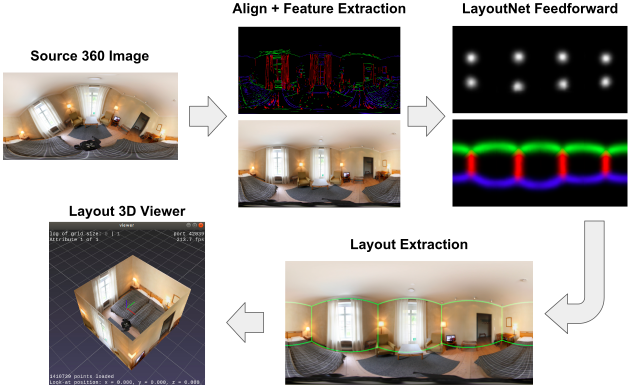
#> input picture 184_LayoutNet_An_Intuition/assert/pipeline.png, 1262 x 773 px (shown at 1/2 size)
$ python pano_lsd_align.py --i assert/pipeline.png --o_prefix assert/pipeline.png
#> lines starting #> are read from the running program, lines starting #| are printed output that depends on the picture
'''
Most of the code are modified from LayoutNet official's matlab code
in which some of the code are borrowed from PanoContext and PanoBasic

All functions, naming rule and data flow follow official
for easier converting and comparing.
Code is not optimized for python or numpy yet.

author: Cheng Sun
email : s2821d3721@gmail.com
'''
import sys
import numpy as np
from scipy.ndimage import map_coordinates
from pano import coords2uv, uv2xyzN, xyz2uvN, computeUVN, computeUVN_vec, uv2xyzN_vec
import cv2


def warpImageFast(im, XXdense, YYdense):
    minX = max(1., np.floor(XXdense.min()) - 1)
    minY = max(1., np.floor(YYdense.min()) - 1)

    maxX = min(im.shape[1], np.ceil(XXdense.max()) + 1)
    maxY = min(im.shape[0], np.ceil(YYdense.max()) + 1)

    im = im[int(round(minY-1)):int(round(maxY)),
            int(round(minX-1)):int(round(maxX))]

    assert XXdense.shape == YYdense.shape
    out_shape = XXdense.shape
    coordinates = [
        (YYdense - minY).reshape(-1),
        (XXdense - minX).reshape(-1),
    ]
    im_warp = np.stack([
        map_coordinates(im[..., c], coordinates, order=1).reshape(out_shape)
        for c in range(im.shape[-1])],
        axis=-1)

    return im_warp


# [47 lines left out: function rotatePanorama, not called in this run]


def imgLookAt(im, CENTERx, CENTERy, new_imgH, fov):
    sphereH = im.shape[0]
    sphereW = im.shape[1]
    warped_im = np.zeros((new_imgH, new_imgH, 3))
    TX, TY = np.meshgrid(range(1, new_imgH + 1), range(1, new_imgH + 1))
    TX = TX.reshape(-1, 1, order='F')
    TY = TY.reshape(-1, 1, order='F')
    TX = TX - 0.5 - new_imgH/2
    TY = TY - 0.5 - new_imgH/2
    r = new_imgH / 2 / np.tan(fov/2)

    # convert to 3D
    R = np.sqrt(TY ** 2 + r ** 2)
    ANGy = np.arctan(- TY / r)
    ANGy = ANGy + CENTERy

    X = np.sin(ANGy) * R
    Y = -np.cos(ANGy) * R
    Z = TX

    INDn = np.nonzero(np.abs(ANGy) > np.pi/2)

    # project back to sphere
    ANGx = np.arctan(Z / -Y)
    RZY = np.sqrt(Z ** 2 + Y ** 2)
    ANGy = np.arctan(X / RZY)

    ANGx[INDn] = ANGx[INDn] + np.pi
    ANGx = ANGx + CENTERx

    INDy = np.nonzero(ANGy < -np.pi/2)
    ANGy[INDy] = -np.pi - ANGy[INDy]
    ANGx[INDy] = ANGx[INDy] + np.pi

    INDx = np.nonzero(ANGx <= -np.pi);   ANGx[INDx] = ANGx[INDx] + 2 * np.pi
    INDx = np.nonzero(ANGx >   np.pi);   ANGx[INDx] = ANGx[INDx] - 2 * np.pi
    INDx = np.nonzero(ANGx >   np.pi);   ANGx[INDx] = ANGx[INDx] - 2 * np.pi
    INDx = np.nonzero(ANGx >   np.pi);   ANGx[INDx] = ANGx[INDx] - 2 * np.pi

    Px = (ANGx + np.pi) / (2*np.pi) * sphereW + 0.5
    Py = ((-ANGy) + np.pi/2) / np.pi * sphereH + 0.5

    INDxx = np.nonzero(Px < 1)
    Px[INDxx] = Px[INDxx] + sphereW
    im = np.concatenate([im, im[:, :2]], 1)

    Px = Px.reshape(new_imgH, new_imgH, order='F')
    Py = Py.reshape(new_imgH, new_imgH, order='F')

    warped_im = warpImageFast(im, Px, Py)

    return warped_im


def separatePano(panoImg, fov, x, y, imgSize=320):
    '''cut a panorama image into several separate views'''
    assert x.shape == y.shape
    if not isinstance(fov, np.ndarray):
        fov = fov * np.ones_like(x)

    sepScene = [
        {
            'img': imgLookAt(panoImg.copy(), xi, yi, imgSize, fovi),
            'vx': xi,
            'vy': yi,
            'fov': fovi,
            'sz': imgSize,
        }
        for xi, yi, fovi in zip(x, y, fov)
    ]

    return sepScene


# [561 lines left out: functions lsdWrap, edgeFromImg2Pano, _intersection, _insideRange, combineEdgesN, icosahedron2sphere and 7 more, not called in this run]


def panoEdgeDetection(img, viewSize=320, qError=0.7, refineIter=3):
    '''
    line detection on panorama
       INPUT:
           img: image waiting for detection, double type, range 0~1
           viewSize: image size of croped views
           qError: set smaller if more line segment wanted
       OUTPUT:
           oLines: detected line segments
           vp: vanishing point
           views: separate views of panorama
           edges: original detection of line segments in separate views
           panoEdge: image for visualize line segments
    '''
    cutSize = viewSize
    fov = np.pi / 3
    xh = np.arange(-np.pi, np.pi*5/6, np.pi/6)
    yh = np.zeros(xh.shape[0])
    xp = np.array([-3/3, -2/3, -1/3, 0/3,  1/3, 2/3, -3/3, -2/3, -1/3,  0/3,  1/3,  2/3]) * np.pi
    yp = np.array([ 1/4,  1/4,  1/4, 1/4,  1/4, 1/4, -1/4, -1/4, -1/4, -1/4, -1/4, -1/4]) * np.pi
    x = np.concatenate([xh, xp, [0, 0]])
    y = np.concatenate([yh, yp, [np.pi/2., -np.pi/2]])

    sepScene = separatePano(img.copy(), fov, x, y, cutSize)
    edge = []
    LSD = cv2.createLineSegmentDetector(_refine=cv2.LSD_REFINE_ADV, _quant=qError)
    for i, scene in enumerate(sepScene):
        edgeMap, edgeList = lsdWrap(scene['img'], LSD)
        edge.append({
            'img': edgeMap,
            'edgeLst': edgeList,
            'vx': scene['vx'],
            'vy': scene['vy'],
            'fov': scene['fov'],
        })
        edge[-1]['panoLst'] = edgeFromImg2Pano(edge[-1])
    lines, olines = combineEdgesN(edge)

    clines = lines.copy()
    for _ in range(refineIter):
        mainDirect, score, angle = findMainDirectionEMA(clines)

        tp, typeCost = assignVanishingType(lines, mainDirect[:3], 0.1, 10)
        lines1 = lines[tp==0]
        lines2 = lines[tp==1]
        lines3 = lines[tp==2]

        lines1rB = refitLineSegmentB(lines1, mainDirect[0], 0)
        lines2rB = refitLineSegmentB(lines2, mainDirect[1], 0)
        lines3rB = refitLineSegmentB(lines3, mainDirect[2], 0)

        clines = np.vstack([lines1rB, lines2rB, lines3rB])

    panoEdge1r = paintParameterLine(lines1rB, img.shape[1], img.shape[0])
    panoEdge2r = paintParameterLine(lines2rB, img.shape[1], img.shape[0])
    panoEdge3r = paintParameterLine(lines3rB, img.shape[1], img.shape[0])
    panoEdger = np.stack([panoEdge1r, panoEdge2r, panoEdge3r], -1)

    # output
    olines = clines
    vp = mainDirect
    views = sepScene
    edges = edge
    panoEdge = panoEdger

    return olines, vp, views, edges, panoEdge, score, angle


if __name__ == '__main__':

    # disable OpenCV3's non thread safe OpenCL option
    cv2.ocl.setUseOpenCL(False)

    import os
    import argparse
    import PIL
    from PIL import Image
    import time

    parser = argparse.ArgumentParser()
    parser.add_argument('--i', required=True)
    parser.add_argument('--o_prefix', required=True)
    parser.add_argument('--qError', default=0.7, type=float)
    parser.add_argument('--refineIter', default=3, type=int)
    args = parser.parse_args()

    # Read image
    img_ori = np.array(Image.open(args.i).resize((1024, 512)))
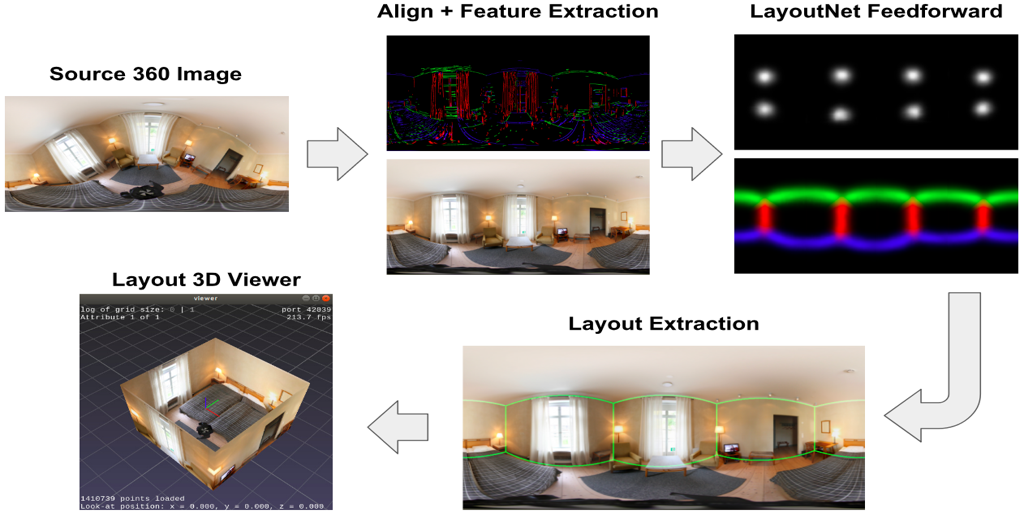
#> img_ori: shape (512, 1024, 4); mean R, G, B, A 167.7, 162.9, 158.9, 255

    # Vanishing point estimation & Line segments detection
    s_time = time.time()
    olines, vp, views, edges, panoEdge, score, angle = panoEdgeDetection(img_ori,
                                                                         qError=args.qError,
                                                                         refineIter=args.refineIter)
#> in separatePano, `sepScene = [ { 'img': imgLookAt(panoImg.copy(), xi, yi, imgSize, fovi)..`: sepScene = 26 items
#> (the run stopped early here; a loop or call above may not have finished)
